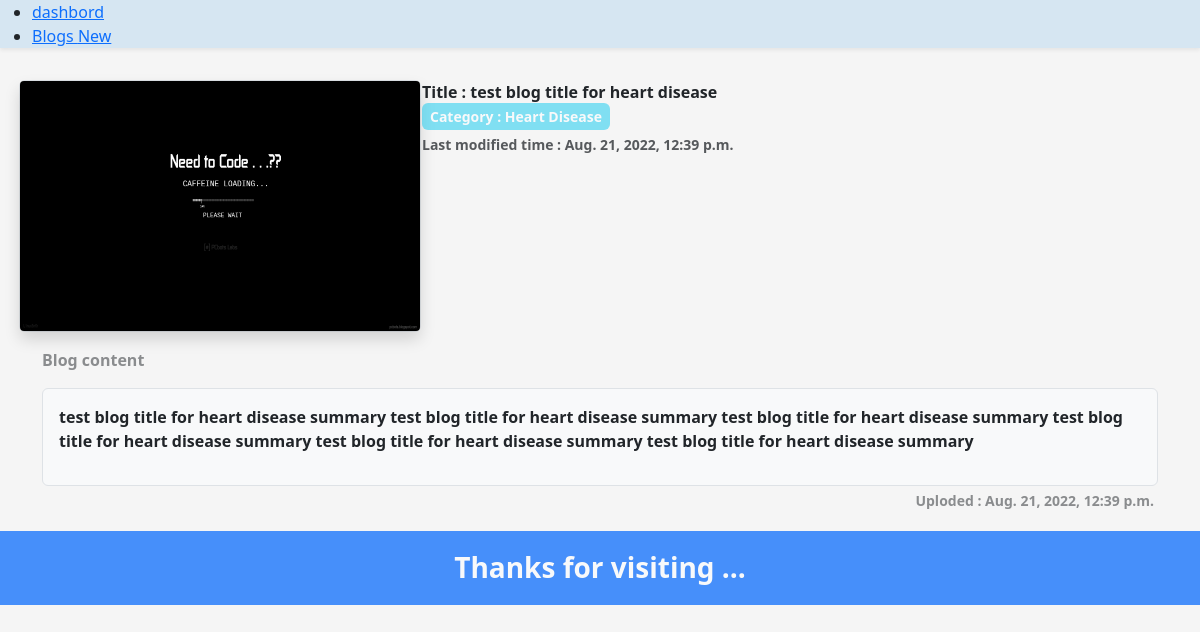
Page /blog_view/test-blog-title-for-heart-disease on the committed database.
### hospital/models.py (models this page shows, shortened)
class BlogModel(models.Model):
    user = models.ForeignKey(User, on_delete=models.CASCADE)
    title = models.CharField(max_length=200)
    slug = AutoSlugField(max_length=200, unique=True, populate_from='title', editable=True)
    summary = models.CharField(max_length=200)
    blog_image = models.ImageField(upload_to='media', blank=True)
    content = models.TextField()
    modified_at = models.DateTimeField(auto_now_add=True)
    updated_at = models.DateTimeField(auto_now=True)
    is_draft = models.BooleanField(default=False)
    is_published = models.BooleanField(default=True)
    MENTALHEALTH = 'MH'
    COVID19 = 'C19'
    HEARTDISEASE = 'HD'
    IMMUNIZATION = 'IM'
    choices = [
        (MENTALHEALTH , 'Mental health'),
        (COVID19 , 'Covid19'),
        (HEARTDISEASE , 'Heart Disease'),
        (IMMUNIZATION , 'Immunization'),
    ]
    category = models.CharField(max_length=200, choices=choices)

### hospital/views.py (the view)
# urls.py: path('blog_view/<slug:slug>', views.blog_view, name='blog_view'),
def blog_view(request,slug):
    user = request.user
    data_blog = BlogModel.objects.get(slug=slug)
    return render(request, 'hospital/blog.html', {'data_blog': data_blog})

### hospital/templates/hospital/blog.html (shortened to what this page needs)
{% extends 'hospital/base.html' %}
    {% block content %}
    <div class="container">
        <div class="row mt-3">
            <div class="col-md-4 d-flex justify-content-center mt-3">
                <div class="">
                        <div class="rounded border picture rounded ">
                                <img src="{{data_blog.blog_image.url}}" style="height: 250px;width: 400px; top:50%" class="shadow img-cover rounded-1" alt="">
                        </div>
                </div>
        </div>
        <div class="col-md-5 mt-3">
                <div class="">
                        <div class="">
                                <p class="m-0 "><strong>Title : </strong><b> {{ data_blog.title}}<b></p>
                                <small class = "bg-info bg-opacity-50 rounded ps-2 pe-2 pt-1 pb-1 hospital-1 mt-1 text-light" ><strong>Category : </strong> {{ data_blog.get_category_display }}</small>
                                <p class="mt-1 opacity-75"><small>Last modified time : {{data_blog.updated_at}}</small></p>
                        </div>
                </div>
        </div>
        </div>
        <div class="row mt-3">
            <div class="col-md-12">
                <p class="opacity-50 "> <strong>Blog content</strong></p>
                <div class=" border  p-3 rounded bg-light uk-box-shadow-medium">
                    <p>{{ data_blog.content }}</p>
                </div>
                <small class="float-end opacity-50 m-1">Uploded : {{data_blog.updated_at}}</small>
            </div>
        </div>
    </div>
    {% endblock %}

### rows in the picture
BlogModel: blog_image (picture), title "test blog title for heart disease", category "Heart Disease", updated_at "Aug. 21, 2022, 12:39 p.m.", content "test blog title for heart disease summary test blog title for heart disease summary test blog title for heart disease summary test blog title for heart disease summary test blog title for heart disease summary test blog title for heart disease summary"
